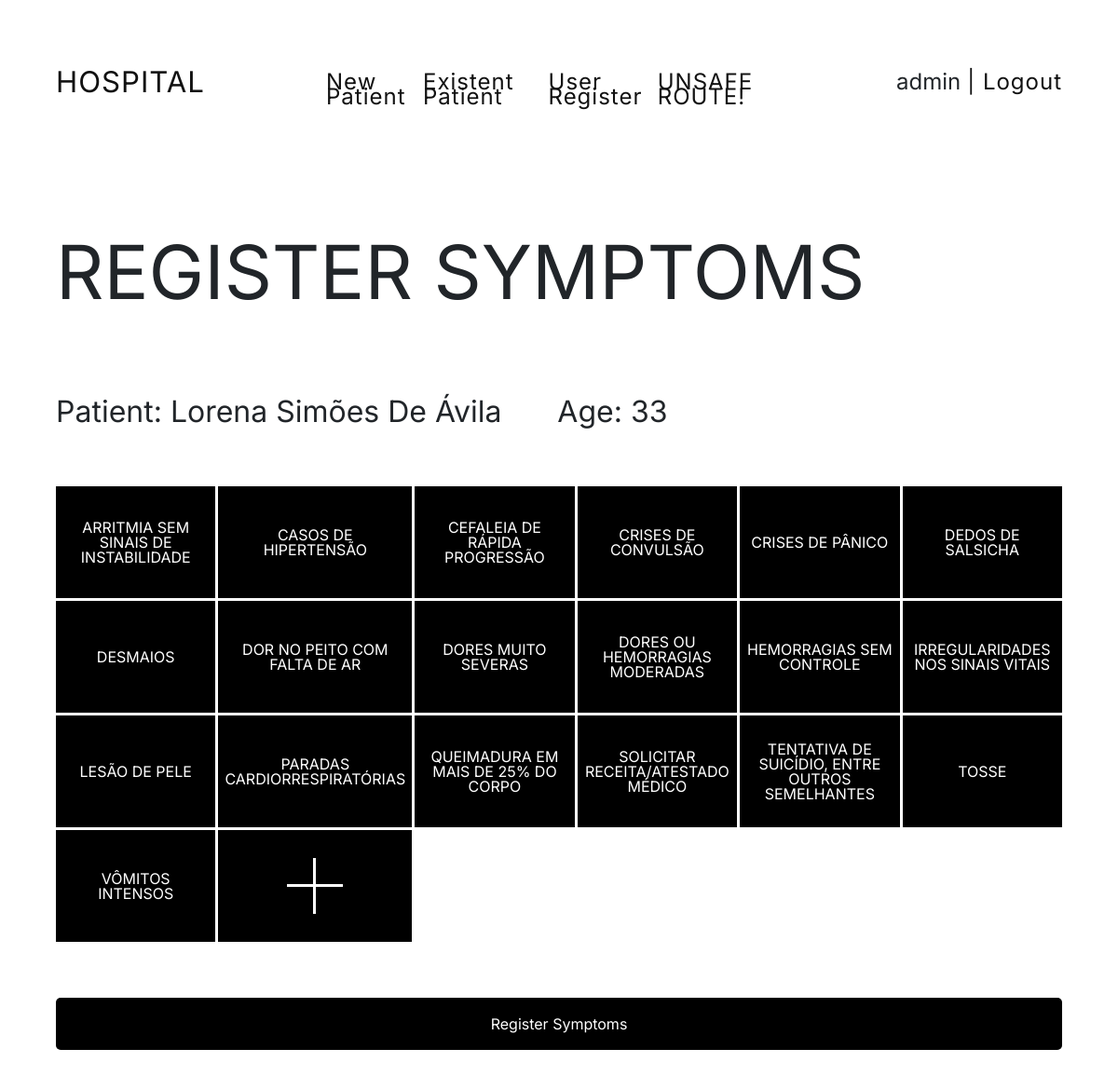
Screenshot of /protected/screening/register-symptoms/20/ (signed in) with the database file from the repository.
### users/models.py (models this page shows, shortened)
class HospitalUser(AbstractUser):
    is_attendant = models.BooleanField(default=False)
    is_nurse = models.BooleanField(default=False)
    is_medic = models.BooleanField(default=False)

### screening/models.py (models this page shows, shortened)
class Patient(models.Model):
    name = models.CharField(max_length=50)
    age = models.PositiveIntegerField(default=0)
    cpf = models.CharField(max_length=15)
    address = models.CharField(max_length=200)
    phone = models.CharField(max_length=20)
    is_active = models.BooleanField(default=True)
    was_attended = models.BooleanField(default=False)
    create_date = models.DateTimeField(default=datetime.now)
    active_date = models.DateTimeField(default=datetime.now)
    priority = models.IntegerField(default=0)

class Symptom(models.Model):
    name = models.CharField(max_length=200)
    priority = models.IntegerField(default=0)
    create_date = models.DateTimeField(default=datetime.now)

### screening/views.py (the view, shortened to what this page needs)
# urls.py: path('register-symptoms/<int:pk>/', views.RegisterSymptomsView.as_view(), name='register-symptoms'),
class RegisterSymptomsView(View):
    def get(self, request, pk):
        if request.user.is_authenticated:
            patient = Patient.objects.get(pk=pk)
            symptoms = Symptom.objects.all().order_by('name')
            context = {'patient': patient, 'symptoms': symptoms}
            return render(request, 'screening/register-symptoms.html', context)
        return redirect('login')

### screening/templates/screening/register-symptoms.html (shortened to what this page needs)
{% extends './base.html' %}
{% load static %}
{% block extra_head %}
    <link rel="stylesheet" href="https://maxcdn.bootstrapcdn.com/bootstrap/4.0.0/css/bootstrap.min.css">
{% endblock %}
{% block content %}
    <h1 class="title">Register Symptoms</h1>
    <div class="flex-flow">
        <h2 class="subtitle">Patient: {{ patient.name }}</h2>
        <h2 class="subtitle">Age: {{ patient.age }}</h2>
    </div>
    <form action="{% url 'register-symptoms' pk=patient.pk %}" method="post">
        <div class="symptoms-grid">
            {% if symptoms %}
                {% for symptom in symptoms %}
                    <div class="symptom-box" data-symptoms="item">
                        {{ symptom.name }}
                    </div>
                {% endfor %}
                <button type="button" class="symptom-box" data-toggle="modal" data-target="#modalCreateSymptom"><div id="cross"></div></button>
            {% else %}
            <h2>No symptoms registered</h2>
            {% endif %}
        </div>
        <button class="button-black" type="submit">Register Symptoms</button>
    </form>
{% endblock %}

### screening/templates/screening/base.html (shortened to what this page needs)
<!DOCTYPE html>
{% load static %}
<html lang="en">
<head>
    {% block extra_head %}{% endblock %}
    <link rel="stylesheet" href="{% static 'css/reset.css' %}">
    <link rel="stylesheet" href="{% static 'css/symptoms-list.css' %}">
    <link rel="stylesheet" href="{% static 'css/style.css' %}">
</head>
<body>
<div class="container-hospital">
    <header>
        <nav>
            <ul class="grid-header">
                <li class="grid-item um"><a class="link-hospital {% if request.resolver_match.url_name == 'index' %}active{% endif %}" href="{% url 'index' %}">HOSPITAL</a></li>
                <ul class="grid-item dois">
                    <li><a class="link-hospital {% if request.resolver_match.url_name == 'create-patient' %}active{% endif %}" href="{% url 'create-patient' %}">New Patient</a></li>
                    <li><a class="link-hospital {% if request.resolver_match.url_name == 'add-existent-patient' %}active{% endif %}" href="{% url 'add-existent-patient' %}">Existent Patient</a></li>
                    <li><a class="link-hospital {% if request.resolver_match.url_name == 'register-user' %}active{% endif %}" href="{% url 'register-user' %}">User Register</a></li>
                    <li><a class="link-hospital {% if request.resolver_match.url_name == 'unsafe-view' %}active{% endif %}" href="{% url 'unsafe-view' %}">UNSAFE ROUTE!</a></li>
                </ul>
                <ul class="grid-item tres">
                    <li class="nome" style="padding-right: 7px">{{ user.username }}</li>
                    <li><a class="link-hospital" href="{% url 'logout' %}"> | Logout</a></li>
                </ul>
            </ul>
        </nav>
    </header>
    {% block content %} {% endblock %}
</div>
</body>
</html>

### screening/static/css/symptoms-list.css (style rules this page uses)
.symptoms-grid { margin: 60px 0; display: grid; grid-template-columns: repeat(6, 1fr); grid-gap: 3px; }
.symptom-box { height: 120px; padding: 7px; text-align: center; color: white; font-weight: 400; text-transform: uppercase; background: #000; display: flex; align-items: center; justify-content: center; box-sizing: border-box; cursor: pointer; transition: background .3s; }
#cross { width: 60px; height: 60px; position: relative; }
#cross:before, #cross:after { content: ""; position: absolute; z-index: 1; background: #fff; }
#cross:before { left: 50%; width: 5%; margin-left: -4%; height: 100%; }
#cross:after { top: 50%; height: 5%; margin-top: -4%; margin-left: -50%; width: 100%; background: white; }

### screening/static/css/style.css (style rules this page uses)
body { font-family: 'Inter', sans-serif; font-style: normal; font-weight: 400; font-size: 16px; line-height: 16px; }
.container-hospital { padding: 60px; background: #fff; margin: 0; }
button { background: white; border: none; }
.title { padding: 60px 0; font-style: normal; font-weight: 400; font-size: 5rem; line-height: 5rem; text-transform: uppercase; }
.subtitle { font-style: normal; font-weight: 400; font-size: 2rem; line-height: 2.5rem; text-transform: capitalize; padding: 30px 60px 0 0; }
.flex-flow { display: flex; }
.button-black { font-size: 16px; width: 100%; cursor: pointer; color: white; background: #000000; border-radius: 5px; outline-offset: 4px; padding: 20px 30px; text-align: center; transition: background .3s; font-family: 'Inter', sans-serif; }
.grid-header { display: grid; grid-template-columns: 1fr 2fr 1fr; padding-bottom: 60px; font-size: 24px; }
.grid-item { display:flex; }
.grid-item.um { justify-content: start; padding: 20px; padding-left: 0; font-size: 1.3em; color:#111; }
.grid-item.dois { justify-content: space-between; padding: 20px; }
.grid-item.tres { padding: 20px; padding-right: 0; margin-left: auto; }
.link-hospital { color: #111; letter-spacing:1px; text-decoration: none; }
a { text-decoration: none; }

### rows the page displays
HospitalUser: username "admin"
Patient: name "Lorena Simões De Ávila", age "33"
Symptom: name "ARRITMIA SEM SINAIS DE INSTABILIDADE"
Symptom: name "CASOS DE HIPERTENSÃO"
Symptom: name "CEFALEIA DE RÁPIDA PROGRESSÃO"
Symptom: name "CRISES DE CONVULSÃO"
Symptom: name "CRISES DE PÂNICO"
Symptom: name "DEDOS DE SALSICHA"
Symptom: name "DESMAIOS"
Symptom: name "DOR NO PEITO COM FALTA DE AR"
Symptom: name "DORES MUITO SEVERAS"
Symptom: name "DORES OU HEMORRAGIAS MODERADAS"
Symptom: name "HEMORRAGIAS SEM CONTROLE"
Symptom: name "IRREGULARIDADES NOS SINAIS VITAIS"
Symptom: name "LESÃO DE PELE"
Symptom: name "PARADAS CARDIORRESPIRATÓRIAS"
Symptom: name "QUEIMADURA EM MAIS DE 25% DO CORPO"
Symptom: name "SOLICITAR RECEITA/ATESTADO MÉDICO"
Symptom: name "TENTATIVA DE SUICÍDIO, ENTRE OUTROS SEMELHANTES"
Symptom: name "TOSSE"
Symptom: name "VÔMITOS INTENSOS"
